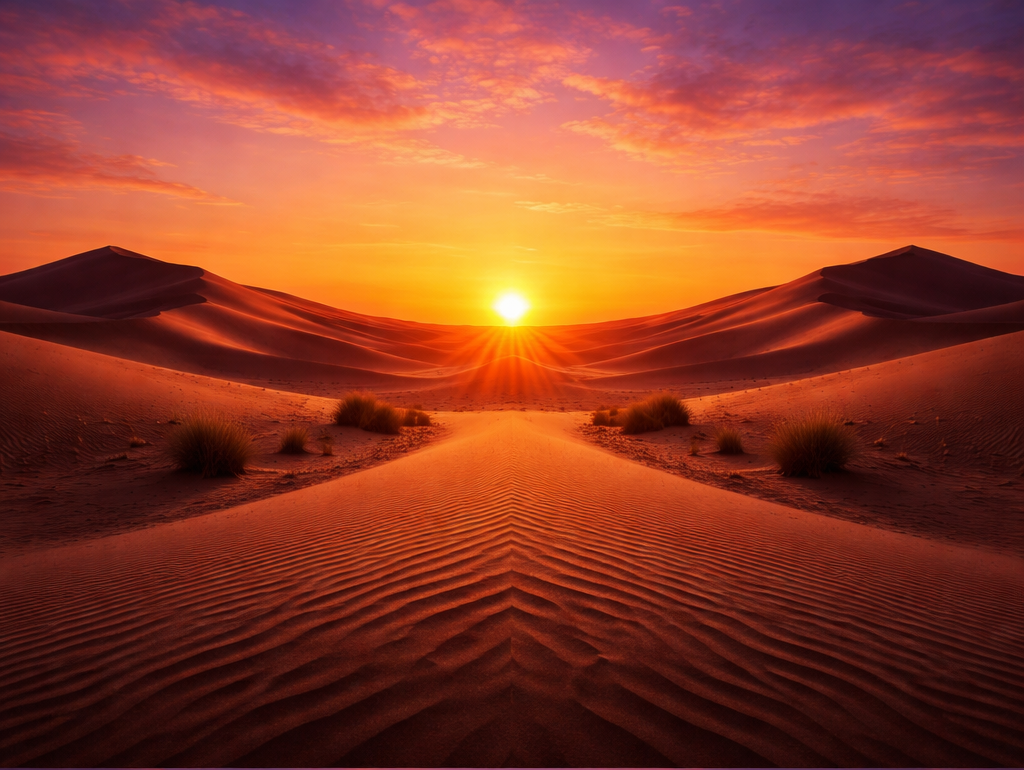
#> input picture Multiresolution Blending/desert.png, 1024 x 770 px
$ python pyramid.py
#> lines starting #> are read from the running program, lines starting #| are printed output that depends on the picture
import os
import cv2
import numpy as np
import math

SCRIPT_DIR = os.path.dirname(os.path.abspath(__file__))
os.chdir(SCRIPT_DIR)

OUTDIR = "outputs"
os.makedirs(OUTDIR, exist_ok=True)

def to_float01(img_bgr_uint8: np.ndarray) -> np.ndarray:
    return img_bgr_uint8.astype(np.float32) / 255.0

def to_uint8(img_float01: np.ndarray) -> np.ndarray:
    img = np.clip(img_float01, 0.0, 1.0)
    return (img * 255.0).astype(np.uint8)

def gaussian_pyramid(img: np.ndarray, levels: int) -> list[np.ndarray]:
    G = [img]
    for _ in range(levels):
        img = cv2.pyrDown(img)
        G.append(img)
    return G

def laplacian_pyramid(img: np.ndarray, levels: int) -> list[np.ndarray]:
    G = gaussian_pyramid(img, levels)
    L = []
    for i in range(levels):
        up = cv2.pyrUp(G[i + 1], dstsize=(G[i].shape[1], G[i].shape[0]))
        L.append(G[i] - up)
    L.append(G[-1])  # residual
    return L

def collapse_laplacian_pyramid(L: list[np.ndarray]) -> np.ndarray:
    img = L[-1]
    for i in range(len(L) - 2, -1, -1):
        img = cv2.pyrUp(img, dstsize=(L[i].shape[1], L[i].shape[0]))
        img = img + L[i]
    return img

def max_pyramid_levels(h: int, w: int, cap: int = 6) -> int:
    levels = 0
    mh, mw = h, w
    while levels < cap and mh >= 4 and mw >= 4:
        mh //= 2
        mw //= 2
        levels += 1
    return max(levels, 1)

def mse(a: np.ndarray, b: np.ndarray) -> float:
    return float(np.mean((a - b) ** 2))

def psnr(a: np.ndarray, b: np.ndarray) -> float:
    m = mse(a, b)
    if m <= 1e-12:
        return float("inf")
    return float(10.0 * math.log10(1.0 / m))

def tile_pyramid_for_display(pyr: list[np.ndarray], mode: str) -> np.ndarray:
    """
    mode:
      - 'gauss': expects values in [0,1]
      - 'laplace': can be negative; we normalize each level for display
    Returns a single uint8 BGR image that tiles levels horizontally.
    """
    tiles = []
    base_h = pyr[0].shape[0]

    for i, im in enumerate(pyr):
        x = im.copy()

        if mode == "gauss":
            # already [0,1]
            disp = to_uint8(x)
        elif mode == "laplace":
            # normalize each level for display so edges show up
            # For Laplacian, values are around [-?, +?]. Use per-level min/max.
            mn = float(np.min(x))
            mx = float(np.max(x))
            if abs(mx - mn) < 1e-12:
                disp = np.zeros_like(x, dtype=np.uint8)
            else:
                x01 = (x - mn) / (mx - mn)
                disp = to_uint8(x01)
        else:
            raise ValueError("Unknown mode")

        # resize each tile to have same height (base_h) while preserving aspect
        h, w = disp.shape[:2]
        new_w = int(round(w * (base_h / h)))
        disp_resized = cv2.resize(disp, (new_w, base_h), interpolation=cv2.INTER_AREA)

        # add a small label bar (optional)
        label = f"L{i}"
        cv2.putText(disp_resized, label, (10, 30),
                    cv2.FONT_HERSHEY_SIMPLEX, 1.0, (255, 255, 255), 2, cv2.LINE_AA)

        tiles.append(disp_resized)

    # concatenate horizontally
    return cv2.hconcat(tiles)

def save_pyramids_for_one_image(img_path: str, tag: str, cap_levels: int = 6):
    img_u8 = cv2.imread(img_path, cv2.IMREAD_COLOR)
    if img_u8 is None:
        raise FileNotFoundError(f"Could not read {img_path}")

    img = to_float01(img_u8)
    h, w = img.shape[:2]
    levels = max_pyramid_levels(h, w, cap=cap_levels)

    G = gaussian_pyramid(img, levels)
    L = laplacian_pyramid(img, levels)
    recon = collapse_laplacian_pyramid(L)

    # metrics
    m = mse(img, recon)
    p = psnr(img, recon)
    mxerr = float(np.max(np.abs(img - recon)))
    print(f"[{tag}] levels={levels} MSE={m:.8e} PSNR={p:.2f} max|err|={mxerr:.8e}")

    # visuals
    gauss_vis = tile_pyramid_for_display(G, mode="gauss")
    lap_vis = tile_pyramid_for_display(L, mode="laplace")

    # reconstruction + difference (amplify diff so it's visible)
    recon_u8 = to_uint8(recon)
    diff = np.abs(img - recon)  # [0,1] but tiny
    diff_amp = np.clip(diff * 5000.0, 0.0, 1.0)  # amplify
    diff_u8 = to_uint8(diff_amp)

    cv2.imwrite(os.path.join(OUTDIR, f"{tag}_gaussian_pyr.png"), gauss_vis)
    cv2.imwrite(os.path.join(OUTDIR, f"{tag}_laplacian_pyr.png"), lap_vis)
    cv2.imwrite(os.path.join(OUTDIR, f"{tag}_reconstruction.png"), recon_u8)
    cv2.imwrite(os.path.join(OUTDIR, f"{tag}_recon_absdiff_x5000.png"), diff_u8)

    print(f"Saved pyramid visuals to ./{OUTDIR}/ for tag='{tag}'")

def main():
    # Pick one image to visualize (desert is typical)
    save_pyramids_for_one_image("desert.png", tag="desert", cap_levels=6)
#> in save_pyramids_for_one_image, img_u8 is the input picture: shape (770, 1024, 3); mean B, G, R 41.9, 62, 140.6
#> the loop in gaussian_pyramid, `for _ in range(levels):` made 6 passes
#> pass 3, in gaussian_pyramid, `img = cv2.pyrDown(img)`:
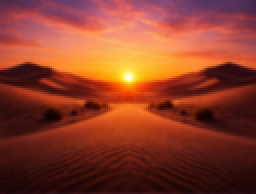
#> img: shape (97, 128, 3) float32 (shown 2 times larger); mean of channels 0, 1, 2 0.165, 0.242, 0.549; drawn as B, G, R
#> after the loop in gaussian_pyramid, `for _ in range(levels):`: G = 7 items
#> after the loop in laplacian_pyramid, `for i in range(levels):`: L = 6 items
#> in save_pyramids_for_one_image, `L = laplacian_pyramid(img, levels)`: L = 7 items
#> the loop in collapse_laplacian_pyramid, `for i in range(len(L) - 2, -1, -1):` made 6 passes
#> i on passes 1, 2, 4, 5, 6: 5, 4, 2, 1, 0
#> pass 1, in collapse_laplacian_pyramid, `img = img + L[i]`:
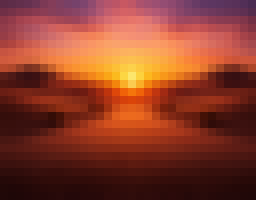
#> img: shape (25, 32, 3) float32 (shown 8 times larger); mean of channels 0, 1, 2 0.166, 0.24, 0.543; drawn as B, G, R
#> in save_pyramids_for_one_image, `m = mse(img, recon)`: m = 1.34e-19
#> in save_pyramids_for_one_image, `p = psnr(img, recon)`: p = inf
#> in save_pyramids_for_one_image, `mxerr = float(np.max(np.abs(img - recon)))`: mxerr = 8.94e-08
#| [desert] levels=6 MSE=1.33564673e-19 PSNR=inf max|err|=8.94069672e-08
#> the loop in tile_pyramid_for_display, `for i, im in enumerate(pyr):` made 7 passes
#> (h, w, new_w, label) on passes 1 to 7: (770, 1024, 1024, 'L0'), (385, 512, 1024, 'L1'), (193, 256, 1021, 'L2'), (97, 128, 1016, 'L3'), (49, 64, 1006, 'L4'), (25, 32, 986, 'L5'), (13, 16, 948, 'L6')
#> after the loop in tile_pyramid_for_display, `for i, im in enumerate(pyr):`:
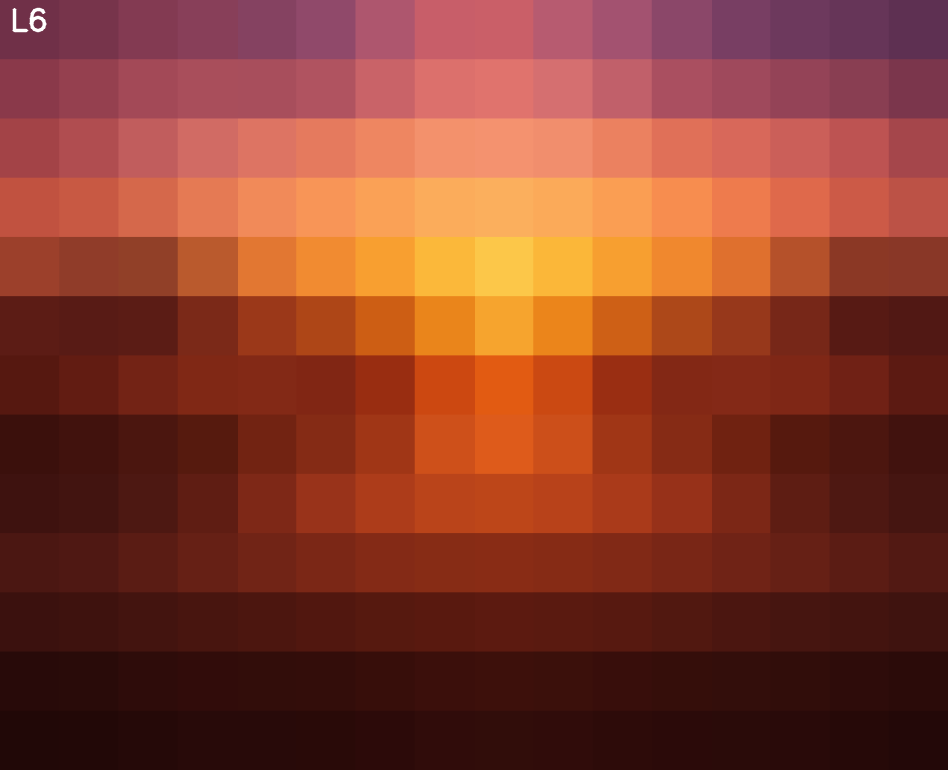
#> disp_resized: shape (770, 948, 3); mean of channels 0, 1, 2 42.3, 60, 136.7; drawn as B, G, R
#> after the loop in tile_pyramid_for_display, `for i, im in enumerate(pyr):`: tiles = 7 items
#> in tile_pyramid_for_display, `return cv2.hconcat(tiles)`:
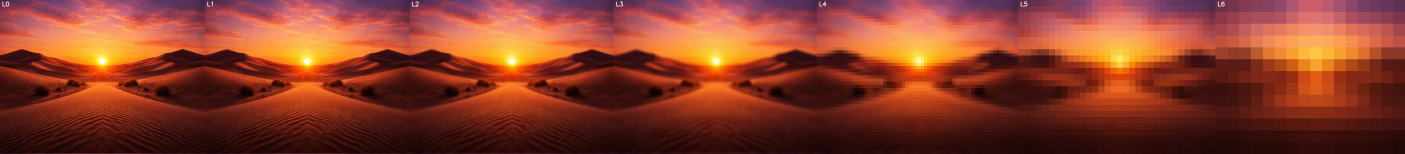
#> returned value: shape (770, 7025, 3) (shown at 1/5 size); mean of channels 0, 1, 2 41.8, 61.2, 139.2; drawn as B, G, R
#> call 2 of tile_pyramid_for_display, with mode = 'laplace'
#> the loop in tile_pyramid_for_display (call 2), `for i, im in enumerate(pyr):` made 7 passes
#> (mn, mx, h, w, new_w, label) on passes 1 to 7: (-0.264, 0.272, 770, 1024, 1024, 'L0'), (-0.194, 0.258, 385, 512, 1024, 'L1'), (-0.176, 0.182, 193, 256, 1021, 'L2'), (-0.18, 0.349, 97, 128, 1016, 'L3'), (-0.21, 0.466, 49, 64, 1006, 'L4'), (-0.243, 0.212, 25, 32, 986, 'L5'), (0.0308, 0.99, 13, 16, 948, 'L6')
#> pass 1, in tile_pyramid_for_display (call 2), `x = im.copy()`:
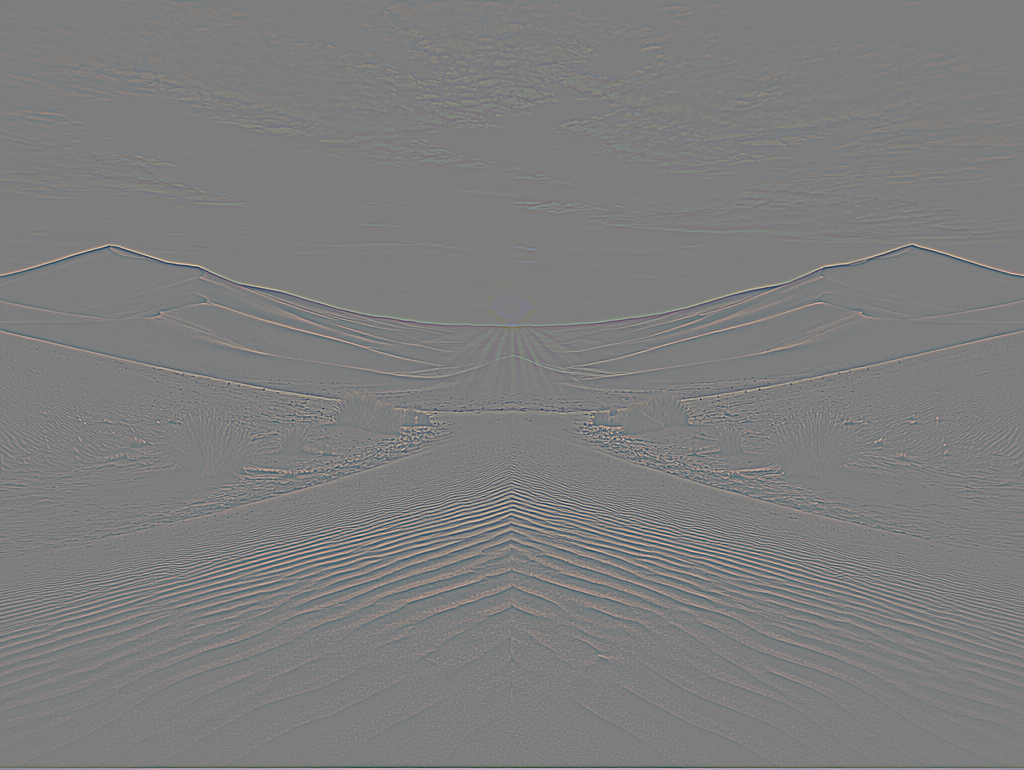
#> x: shape (770, 1024, 3) float32; mean of channels 0, 1, 2 8.32e-05, 4.73e-05, 7.56e-05; drawn with min black and max white
#> pass 2, in tile_pyramid_for_display (call 2), `x = im.copy()`:
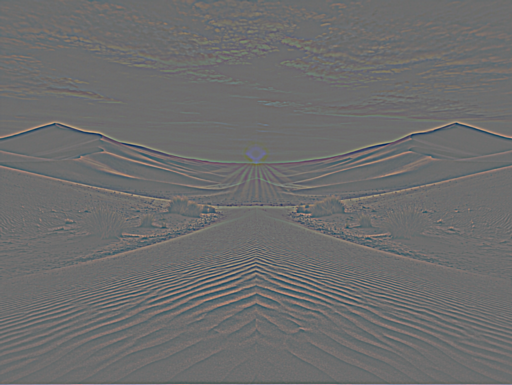
#> x: shape (385, 512, 3) float32; mean of channels 0, 1, 2 0.000164, 9.93e-05, 0.000155; drawn with min black and max white
#> in tile_pyramid_for_display (call 2), `return cv2.hconcat(tiles)`:
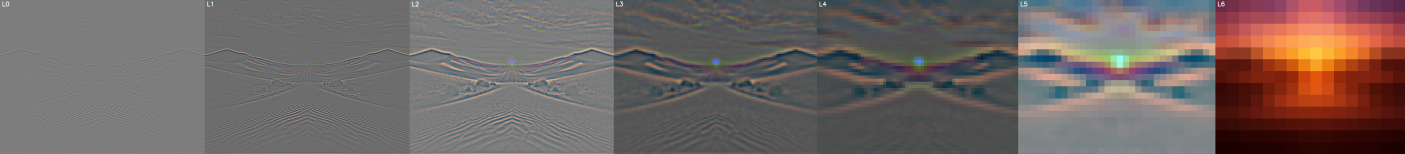
#> returned value: shape (770, 7025, 3) (shown at 1/5 size); mean of channels 0, 1, 2 100, 102.4, 113.1; drawn as B, G, R
#> in to_uint8 (call 16), `return (img * 255.0).astype(np.uint8)`: returned value: shape (770, 1024, 3); every value is 0

    # If you ALSO want sea, uncomment:
    # save_pyramids_for_one_image("sea.png", tag="sea", cap_levels=6)

if __name__ == "__main__":
    main()

$ run again, with Multiresolution Blending/alpine.png copied over Multiresolution Blending/desert.png
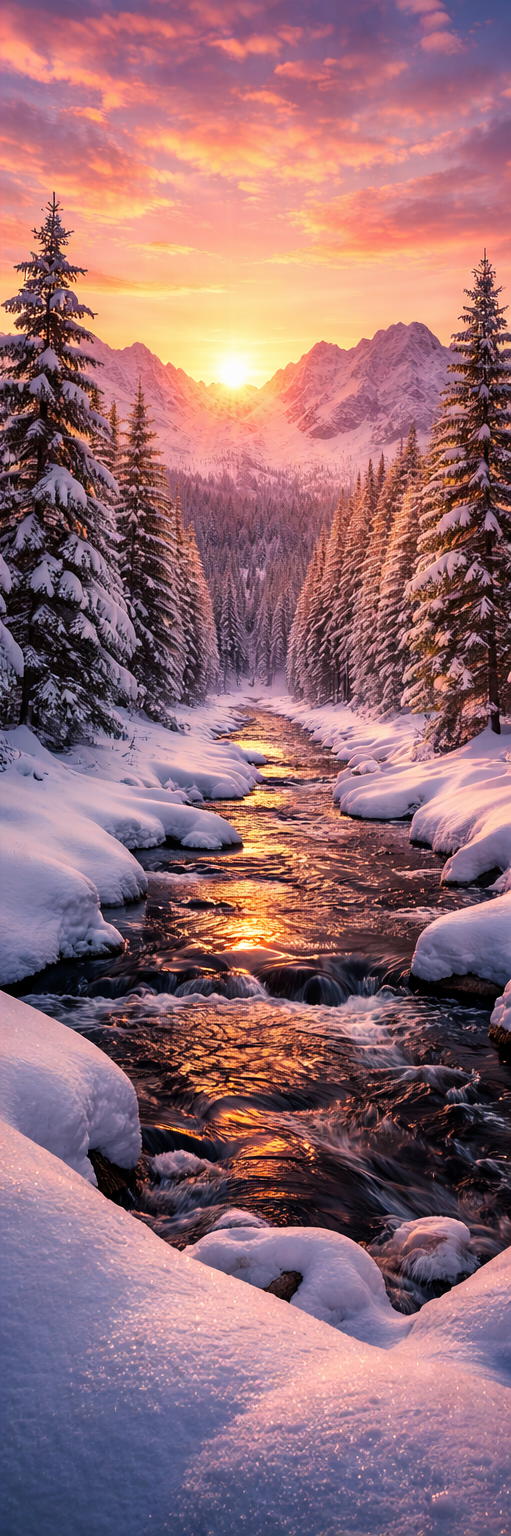
#> input picture Multiresolution Blending/alpine.png, 511 x 1536 px
#> in save_pyramids_for_one_image, img_u8 is the input picture: shape (1536, 511, 3); mean B, G, R 115.8, 108, 147.6
#> after the loop in gaussian_pyramid, `for _ in range(levels):`: G = 7 items
#> after the loop in laplacian_pyramid, `for i in range(levels):`: L = 6 items
#> in save_pyramids_for_one_image, `L = laplacian_pyramid(img, levels)`: L = 7 items
#> the loop in collapse_laplacian_pyramid, `for i in range(len(L) - 2, -1, -1):` made 6 passes
#> i on passes 1, 2, 4, 5, 6: 5, 4, 2, 1, 0
#> in save_pyramids_for_one_image, `m = mse(img, recon)`: m = 1.23e-18
#> p = inf
#> mxerr = 8.94e-08
#| [desert] levels=6 MSE=1.23004673e-18 PSNR=inf max|err|=8.94069672e-08
#> the loop in tile_pyramid_for_display, `for i, im in enumerate(pyr):` made 7 passes
#> (h, w, new_w, label) on passes 1 to 7: (1536, 511, 511, 'L0'), (768, 256, 512, 'L1'), (384, 128, 512, 'L2'), (192, 64, 512, 'L3'), (96, 32, 512, 'L4'), (48, 16, 512, 'L5'), (24, 8, 512, 'L6')
#> after the loop in tile_pyramid_for_display, `for i, im in enumerate(pyr):`:
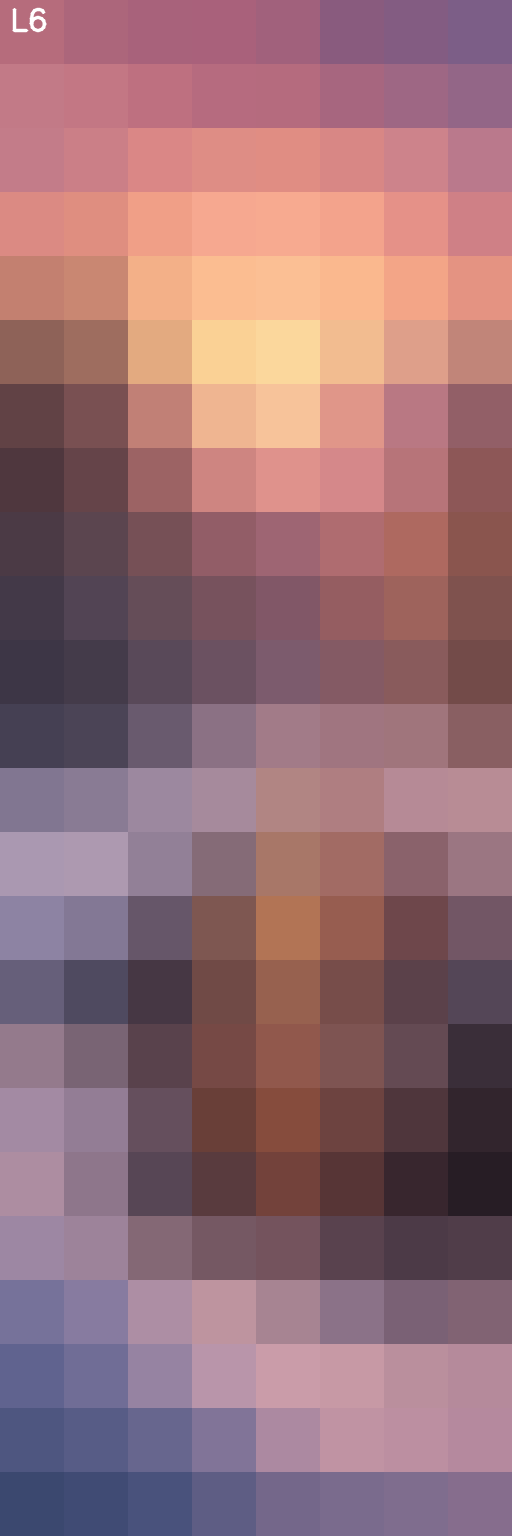
#> disp_resized: shape (1536, 512, 3); mean of channels 0, 1, 2 116.9, 108.9, 149.2; drawn as B, G, R
#> after the loop in tile_pyramid_for_display, `for i, im in enumerate(pyr):`: tiles = 7 items
#> the loop in tile_pyramid_for_display (call 2), `for i, im in enumerate(pyr):` made 7 passes
#> (mn, mx, h, w, new_w, label) on passes 1 to 7: (-0.527, 0.64, 1536, 511, 511, 'L0'), (-0.355, 0.425, 768, 256, 512, 'L1'), (-0.293, 0.346, 384, 128, 512, 'L2'), (-0.29, 0.274, 192, 64, 512, 'L3'), (-0.271, 0.263, 96, 32, 512, 'L4'), (-0.225, 0.258, 48, 16, 512, 'L5'), (0.117, 0.987, 24, 8, 512, 'L6')
#> in tile_pyramid_for_display (call 2), `return cv2.hconcat(tiles)`:
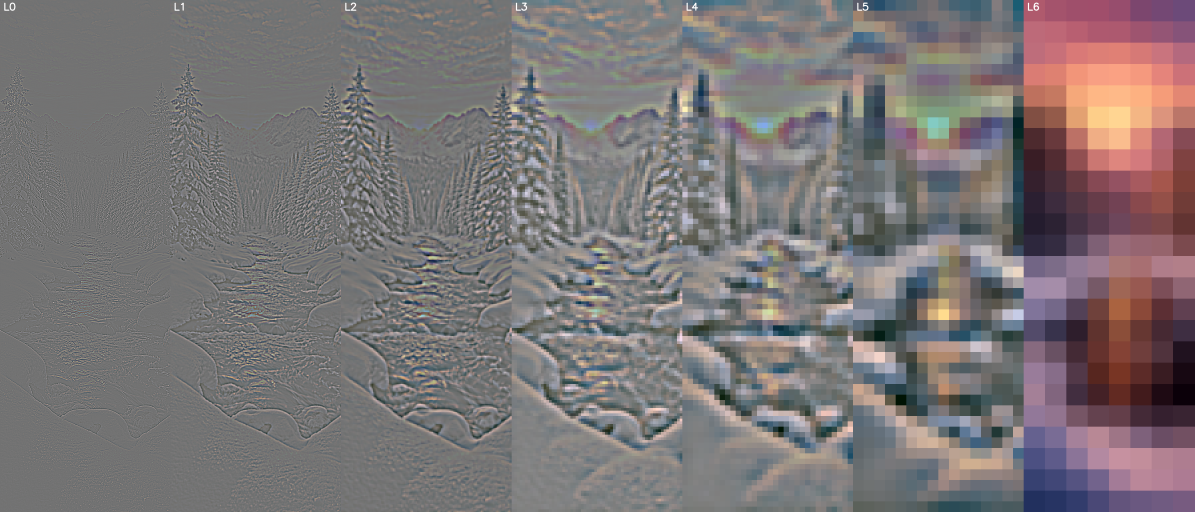
#> returned value: shape (1536, 3583, 3) (shown at 1/3 size); mean of channels 0, 1, 2 117.8, 116.5, 123; drawn as B, G, R

$ run again, with Multiresolution Blending/cat_sunset.png copied over Multiresolution Blending/desert.png
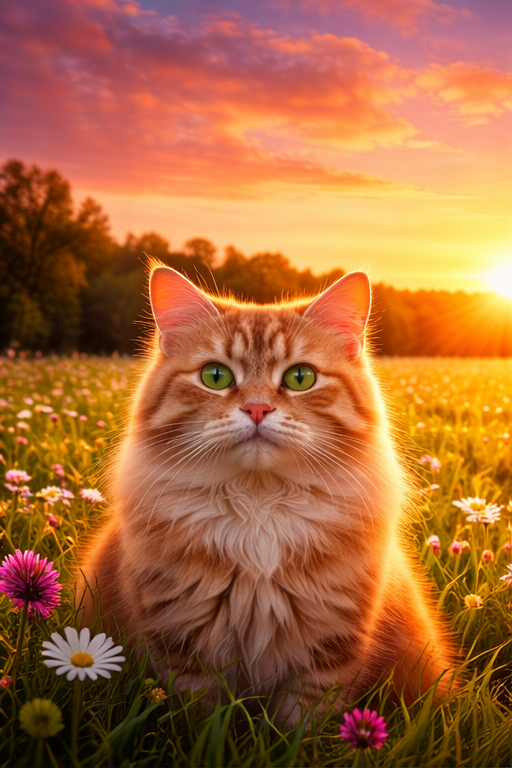
#> input picture Multiresolution Blending/cat_sunset.png, 512 x 768 px
#> in save_pyramids_for_one_image, img_u8 is the input picture: shape (768, 512, 3); mean B, G, R 59.5, 104.5, 169.8
#> after the loop in gaussian_pyramid, `for _ in range(levels):`: G = 7 items
#> after the loop in laplacian_pyramid, `for i in range(levels):`: L = 6 items
#> in save_pyramids_for_one_image, `L = laplacian_pyramid(img, levels)`: L = 7 items
#> the loop in collapse_laplacian_pyramid, `for i in range(len(L) - 2, -1, -1):` made 6 passes
#> i on passes 1, 2, 4, 5, 6: 5, 4, 2, 1, 0
#> in save_pyramids_for_one_image, `m = mse(img, recon)`: m = 7.81e-19
#> p = inf
#> mxerr = 1.19e-07
#| [desert] levels=6 MSE=7.81290545e-19 PSNR=inf max|err|=1.19209290e-07
#> the loop in tile_pyramid_for_display, `for i, im in enumerate(pyr):` made 7 passes
#> (h, w, label) on passes 1 to 7: (768, 512, 'L0'), (384, 256, 'L1'), (192, 128, 'L2'), (96, 64, 'L3'), (48, 32, 'L4'), (24, 16, 'L5'), (12, 8, 'L6')
#> after the loop in tile_pyramid_for_display, `for i, im in enumerate(pyr):`:
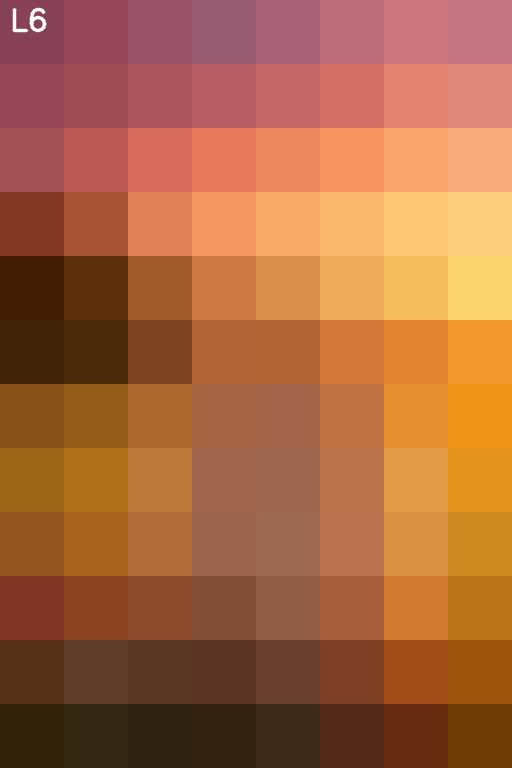
#> disp_resized: shape (768, 512, 3); mean of channels 0, 1, 2 61.8, 101.9, 169.3; drawn as B, G, R
#> after the loop in tile_pyramid_for_display, `for i, im in enumerate(pyr):`: tiles = 7 items
#> the loop in tile_pyramid_for_display (call 2), `for i, im in enumerate(pyr):` made 7 passes
#> (mn, mx, h, w, label) on passes 1 to 7: (-0.331, 0.519, 768, 512, 'L0'), (-0.301, 0.465, 384, 256, 'L1'), (-0.262, 0.401, 192, 128, 'L2'), (-0.233, 0.315, 96, 64, 'L3'), (-0.204, 0.321, 48, 32, 'L4'), (-0.238, 0.211, 24, 16, 'L5'), (0.0164, 0.993, 12, 8, 'L6')
#> in tile_pyramid_for_display (call 2), `return cv2.hconcat(tiles)`:
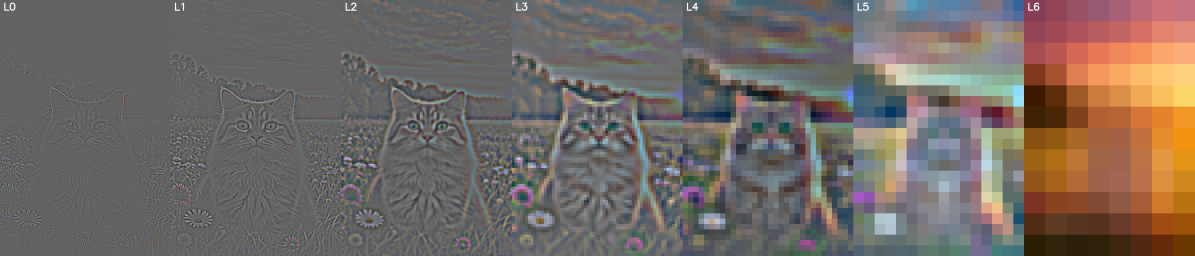
#> returned value: shape (768, 3584, 3) (shown at 1/3 size); mean of channels 0, 1, 2 99.9, 105.6, 115.2; drawn as B, G, R
